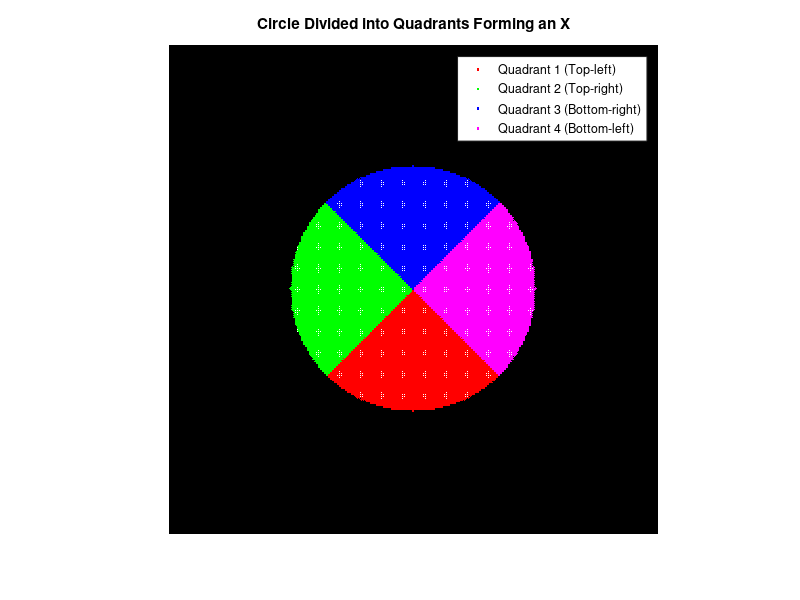

Write MATLAB code to recreate this figure. (Note: this script raises an error after producing the figure.)

% Define square image dimensions
imageSize = 256;  % Size of the square image
radius = imageSize / 4;  % Radius of the circle
center = [imageSize / 2, imageSize / 2];  % Center of the circle

% Create a logical mask for the circle
[X, Y] = meshgrid(1:imageSize, 1:imageSize);
circleMask = (X - center(1)).^2 + (Y - center(2)).^2 <= radius^2;

% Define the diagonal quadrant boundaries (forming an "X")
% Quadrant 1: Top-left (Y > X)
% Quadrant 2: Top-right (Y > -X + 2 * center(1))
% Quadrant 3: Bottom-right (Y <= X)
% Quadrant 4: Bottom-left (Y <= -X + 2 * center(1))
quadrant1Mask = circleMask & (Y > X) & (Y > -X + 2 * center(1));   % Top-left
quadrant2Mask = circleMask & (Y > X) & (Y <= -X + 2 * center(1));  % Top-right
quadrant3Mask = circleMask & (Y <= X) & (Y <= -X + 2 * center(1)); % Bottom-right
quadrant4Mask = circleMask & (Y <= X) & (Y > -X + 2 * center(1));  % Bottom-left

% Calculate the ROI X and Y positions for each quadrant
[Q1_Y, Q1_X] = find(quadrant1Mask);
[Q2_Y, Q2_X] = find(quadrant2Mask);
[Q3_Y, Q3_X] = find(quadrant3Mask);
[Q4_Y, Q4_X] = find(quadrant4Mask);

% Plot the circle and quadrants for visualization
figure;
imshow(circleMask); hold on;
plot(Q1_X, Q1_Y, 'r.', 'DisplayName', 'Quadrant 1 (Top-left)');
plot(Q2_X, Q2_Y, 'g.', 'DisplayName', 'Quadrant 2 (Top-right)');
plot(Q3_X, Q3_Y, 'b.', 'DisplayName', 'Quadrant 3 (Bottom-right)');
plot(Q4_X, Q4_Y, 'm.', 'DisplayName', 'Quadrant 4 (Bottom-left)');
legend('show');
title('Circle Divided into Quadrants Forming an X');


%% Overlay and test the quadrant mask:
clearvars('-except',initial_vars{:})

for exp = 1:num.exp
    quad_occ = [];
    for trial = 1:num.trial(exp)
        center = data(exp).data(trial).data.centre;
        x_loc = data(exp).data(trial).data.x_loc;
        y_loc = data(exp).data(trial).data.y_loc;
        r = data(exp).data(trial).data.r;
        foodWell = data(exp).T.foodLoc(trial);

        % Adjust the X and Y coordinates relative to the new center
        adjustedX = x_loc - center(1);
        adjustedY = y_loc - center(2);
        
        % Initialize matrix to hold quadrant classification (same size as input matrices)
        quadrantMatrix = zeros(size(x_loc));
        
        % Define quadrant masks based on the new center
        Q = [];
        Q(1).Mask = (adjustedY > adjustedX) & (adjustedY <= -adjustedX);  % Top
        Q(2).Mask = (adjustedY <= adjustedX) & (adjustedY <= -adjustedX); % Bottom
        Q(3).Mask = (adjustedY <= adjustedX) & (adjustedY > -adjustedX);  % Left
        Q(4).Mask = (adjustedY > adjustedX) & (adjustedY > -adjustedX);   % Right
        
        % Determine the well locations (which determine quadrant assignment):
        adjusted_wx = data(exp).data(trial).data.wellcenters(1,foodWell) - center(1);
        adjusted_wy = data(exp).data(trial).data.wellcenters(2,foodWell) - center(2);
        
        idx_loc = false(1,4);
        % Find the food quadrant (find location with the food well coordinates included)
        idx_loc(1) = (adjusted_wy > adjusted_wx) & (adjusted_wy <= -adjusted_wx);  % top
        idx_loc(2) = (adjusted_wy <= adjusted_wx) & (adjusted_wy <= -adjusted_wx); % right
        idx_loc(3) = (adjusted_wy <= adjusted_wx) & (adjusted_wy > -adjusted_wx);  % bottom
        idx_loc(4) = (adjusted_wy > adjusted_wx) & (adjusted_wy > -adjusted_wx);   % left
        quad_loc = find(idx_loc);

        fly_loc = ~isnan(x_loc); %gives logical for all fly positions in the position matrix
        foodQuad = Q(quad_loc).Mask & fly_loc; % flies in food quad
        nflies = data(exp).T.NumFlies(trial);
        y = (sum(foodQuad,2)./nflies).*100;
        quad_occ = autoCat(quad_occ, y,false);

        %  A = quad_occ;
        %  B = data(exp).data(trial).data.occupancy.dist2wells(:,foodWell);
        %  C = data(exp).data(trial).data.occupancy.occ(:,foodWell)*100;
        % 
        % figure; hold on
        % plot(A,'color', Color('red'));
        % plot(C,'color', 'k')
        % yyaxis right 
        % plot(B, 'color', 'y')
        % R = corrcoef(A,B);
        % disp(['Distance: ' num2str(R(2))])
        %  R = corrcoef(A,C);
        % disp(['ROI: ' num2str(R(2))])
    
    end

    % save the data to a larger structure
    grouped(exp).quadrant.all = quad_occ;
    grouped(exp).quadrant.avg = mean(quad_occ,2,'omitnan');
    grouped(exp).quadrant.std = std(quad_occ,0,2,'omitnan');
end
          
% Pool the data for heating and cooling together: 
for exp = 1:num.exp
    temps = grouped(exp).position.temp_list; % pre-binned temperatures
    nTemp = length(temps);
    rates = grouped(exp).position.temp_rates; % temperature rates in this experimental group
    cIdx = find(rates<0); %cooling index
    hIdx = find(rates>0); %heating index
    locs = grouped(exp).position.loc;
    [raw_c, raw_h] = deal(nan(nTemp,num.trial(exp))); %empty raw structures to fill in for each exp
    all_quad = [];
    
    % Update the averages for the classic temperature bins 
    for t = 1:nTemp
        % cooling frames for this temp
        c_frames = locs(cIdx,t).frames;
        h_frames = locs(hIdx,t).frames;
        if all(isnan(c_frames)) || all(isnan(h_frames))
            continue
        end
        raw_c(t,:) = mean(grouped(exp).quadrant.all(c_frames,:),1,'omitnan');
        raw_h(t,:) = mean(grouped(exp).quadrant.all(h_frames,:),1,'omitnan');
    end

    % find the avg and err and save to group structure
    grouped(exp).quadrant.increasing.raw = raw_h;
    grouped(exp).quadrant.increasing.avg = mean(raw_h, 2, 'omitnan');
    grouped(exp).quadrant.increasing.err = std(raw_h, 0, 2, 'omitnan');
    grouped(exp).quadrant.decreasing.raw = raw_c;
    grouped(exp).quadrant.decreasing.avg = mean(raw_c, 2, 'omitnan');
    grouped(exp).quadrant.decreasing.err = std(raw_c, 0, 2, 'omitnan');
    grouped(exp).quadrant.temps = temps;
end

%% FIGURE: compare the arena quadrant occupancy with food well occupancy

% 1) Show the correlation between full quadrant occupancy and food well ROI occupancy
r = 2;
c = 3;
fig = getfig('',1);

for exp = 1:num.exp
subplot(r,c,exp)
  

    x = grouped(exp).time;
    quad = grouped(exp).quadrant.avg;
    foodROI = grouped(exp).occ.avg.*100;

    plot(x, quad, 'color', 'r')
    hold on
    plot(x, foodROI, 'color', 'k')
    xlabel('time (min)')
    ylabel('Occupancy (%)')
    ylim([0,90])

    R = corrcoef(quad,foodROI);
    title({grouped(exp).name; ['R = ' num2str(R(2))]})    
end
formatFig(fig, blkbgd,[r,c]);

% what are the correlations between the two ROI measures?


















